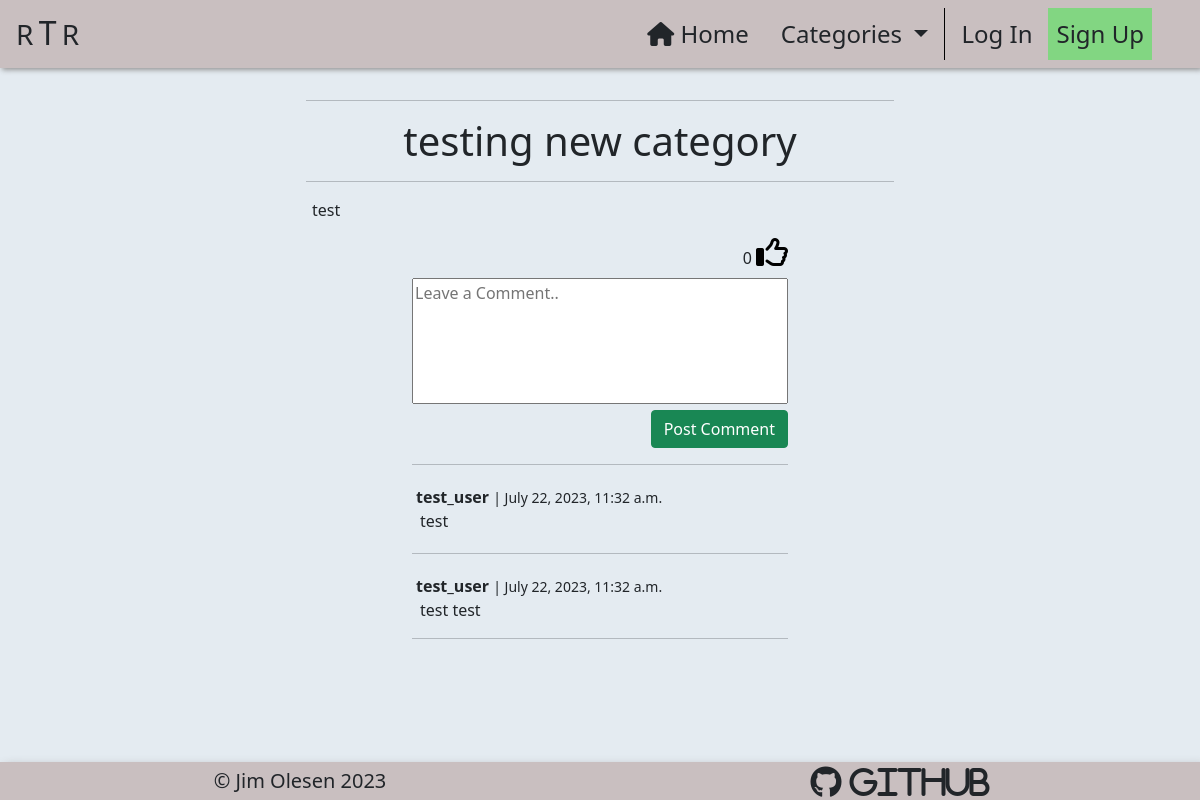
/post_detail/testing-new-category-test_user2/, run on an earlier commit of the app's database.
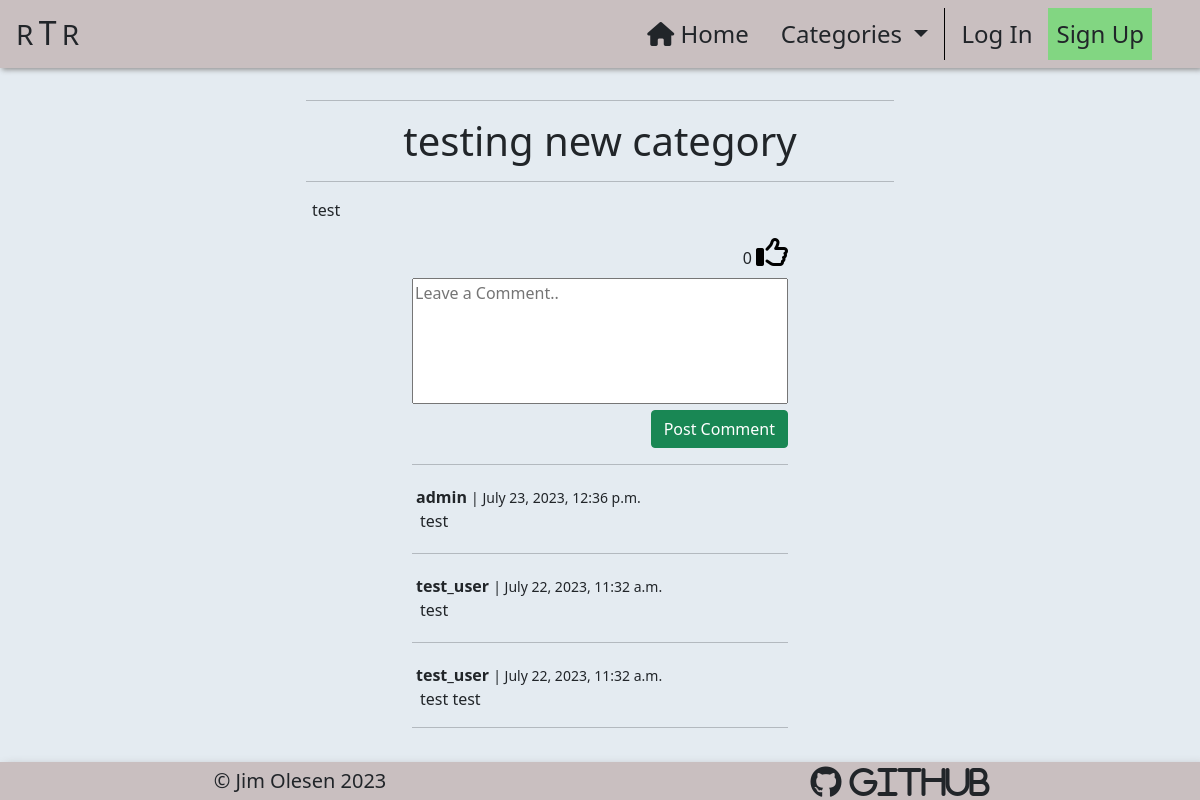
And on a later commit of the database.
### home/models.py (models this page shows, shortened)
class Comment(models.Model):
    post = models.ForeignKey(
        Post,
        on_delete=models.CASCADE,
        related_name="comments"
    )
    author = models.ForeignKey(
        User,
        on_delete=models.CASCADE,
        related_name='user_comments'
    )
    body = models.TextField(max_length=300)
    created_on = models.DateTimeField(auto_now_add=True)
    approved = models.BooleanField(default=True)
    parent = models.ForeignKey(
        'self',
        null=True,
        blank=True,
        on_delete=models.CASCADE,
        related_name='replies'
    )
    class Meta:
        ordering = ['-created_on']

### post_detail/views.py (the view)
# urls.py: path('<slug:slug>/', views.post_detail, name='post_detail'),
def post_detail(request, slug, *args, **kwargs):
    queryset = Post.objects.filter(status=1)
    post = get_object_or_404(queryset, slug=slug)
    comments = post.comments.filter(approved=True).order_by("-created_on")
    comment_count = len(comments)
    liked = False
    commented = False
    if post.likes.filter(id=request.user.id).exists():
        liked = True
    if request.method == "POST":
        if not request.user.is_authenticated:
            return HttpResponseRedirect(reverse('account_login'))
        else:
            comment_form = CommentForm(data=request.POST)
            if comment_form.is_valid():
                comment_form.instance.email = request.user.email
                comment_form.instance.author = request.user
                comment = comment_form.save(commit=False)
                comment.post = post
                comment.save()
                messages.add_message(
                    request, messages.SUCCESS,
                    'Your comment has been posted!'
                )
                return HttpResponseRedirect(
                    reverse('post_detail',
                            args=[slug])
                )
    else:
        comment_form = CommentForm()
    return render(
        request,
        'post_detail/post_detail.html',
        {
            "post": post,
            "comments": comments,
            "comment_count": comment_count,
            "liked": liked,
            "comment_form": comment_form
        },
    )

### post_detail/forms.py
class CommentForm(forms.ModelForm):
    class Meta:
        model = Comment
        fields = ('body',)
        labels = {'body': ''}
        widgets = {
            'body': forms.Textarea(attrs={
                    'class': 'w-100 h-100',
                    'cols': 80,
                    'rows': 5,
                    'placeholder': 'Leave a Comment..',
                })
        }

### home/context_processors.py (called while the page is built)
def categories(request):
    return {
        'categories': Category.objects.all()
    }

### home/models.py (called while the page is built)
    def get_friendly_name(self):
        return self.friendly_name

    def number_of_likes(self):
        return self.likes.count()

### post_detail/templates/post_detail/post_detail.html (shortened to what this page needs)
{% extends "base.html" %}
{% load static %}
{% block content %}
    <div class="container-fluid mt-3">
        <div class="row text-center">
            <div class="col-12 text-center">
                <hr class="w-50 post-title-space">
                <h1>{{ post.title }}</h1>
                <hr class="w-50 post-title-space">
            </div>
        </div>
        <div class="row">
            <div class="col-12 col-md-10 col-lg-8 col-xl-6
                        offset-md-1 offset-lg-2 offset-xl-3 mb-4">
                {{ post.content|safe|urlize }}
            </div>
        </div>
        <div class="row">
            <div class="col-12 col-sm-8 col-md-6 col-xl-4
                        offset-sm-2 offset-md-3 offset-xl-4 mb-2">
                <div class="form-right-container d-flex justify-content-end">
                    <form class="like-form"
                          action="{% url 'post_like' post.slug %}"
                          method="POST">
                        {{ post.number_of_likes }}
                        {% if liked %}
                            <button class="p-0 m-0 border-0 bg-alice" type="submit">
                                <i class="fa-regular fa-thumbs-up fa-2xl d-block mb-3" style="color: #0047AB"></i>
                            </button>
                        {% else %}
                            <button class="p-0 m-0 border-0 bg-alice" type="submit">
                                <i class="fa-regular fa-thumbs-up fa-2xl d-block mb-3"></i>
                            </button>
                        {% endif %}
                    </form>
                </div>
            </div>
        </div>
        <div class="row">
            <div class="col-12 col-sm-8 col-md-6 col-xl-4
                        offset-sm-2 offset-md-3 offset-xl-4">
                <form id="comment-form" action="" method="POST">
                    {{ comment_form }}
                    <div class="row">
                        <div class="col-12 text-end">
                            <button type="submit" class="btn btn-success">Post Comment</button>
                        </div>
                    </div>
                </form>
            </div>
        </div>
        {% for comment in comments %}
            <div class="row">
                <div class="col-12 col-sm-8 col-md-6 col-xl-4
                            offset-sm-2 offset-md-3 offset-xl-4">
                    <hr>
                    <p class="mb-0 mt-1 ms-1 d-inline-block"><strong>{{ comment.author }}</strong></p>
                    <small> | {{ comment.created_on }}</small>
                    <p class="mb-1 ms-2">{{ comment.body }}</p>
                    {% if forloop.counter == comments.count %}
                        <hr>
                    {% endif %}
                </div>
            </div>
        {% endfor %}
    </div>
{% endblock %}

What changed in the data, as far as the page shows it:
added Comment: author "admin", created_on "July 23, 2023, 12:36 p.m.", body "test"
